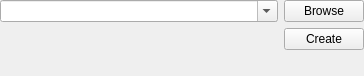
<?xml version="1.0" encoding="UTF-8"?>
<ui version="4.0">
 <class>KeyFileEditWidget</class>
 <widget class="QWidget" name="KeyFileEditWidget">
  <property name="geometry">
   <rect>
    <x>0</x>
    <y>0</y>
    <width>364</width>
    <height>76</height>
   </rect>
  </property>
  <layout class="QGridLayout" name="gridLayout">
   <property name="leftMargin">
    <number>0</number>
   </property>
   <property name="topMargin">
    <number>0</number>
   </property>
   <property name="rightMargin">
    <number>0</number>
   </property>
   <property name="bottomMargin">
    <number>0</number>
   </property>
   <item row="0" column="0">
    <widget class="QComboBox" name="keyFileCombo">
     <property name="sizePolicy">
      <sizepolicy hsizetype="Expanding" vsizetype="Fixed">
       <horstretch>0</horstretch>
       <verstretch>0</verstretch>
      </sizepolicy>
     </property>
     <property name="editable">
      <bool>true</bool>
     </property>
    </widget>
   </item>
   <item row="0" column="1">
    <widget class="QPushButton" name="browseKeyFileButton">
     <property name="text">
      <string>Browse</string>
     </property>
    </widget>
   </item>
   <item row="1" column="1">
    <widget class="QPushButton" name="createKeyFileButton">
     <property name="text">
      <string>Create</string>
     </property>
    </widget>
   </item>
   <item row="2" column="0">
    <spacer name="verticalSpacer">
     <property name="orientation">
      <enum>Qt::Vertical</enum>
     </property>
     <property name="sizeHint" stdset="0">
      <size>
       <width>20</width>
       <height>0</height>
      </size>
     </property>
    </spacer>
   </item>
  </layout>
 </widget>
 <resources/>
 <connections/>
</ui>
